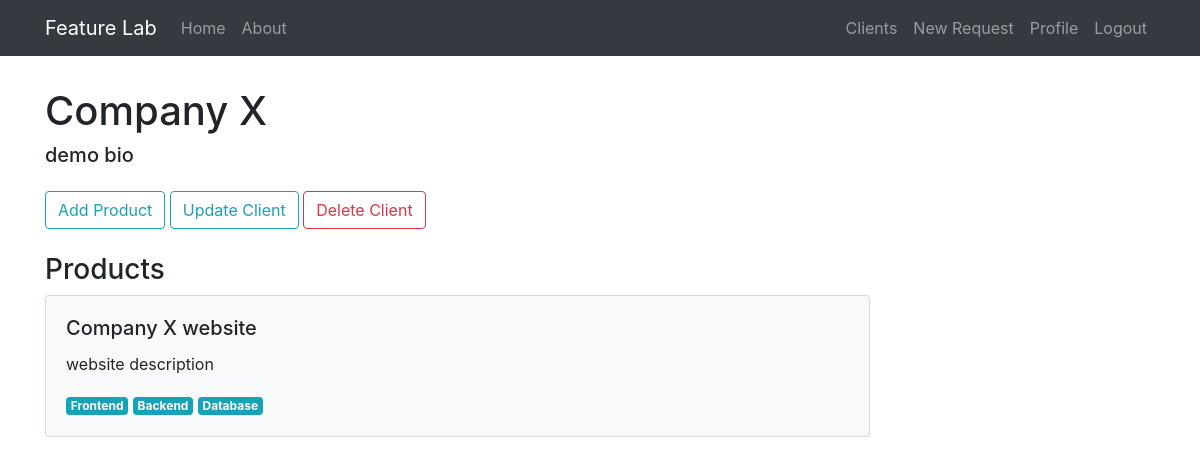
Screenshot of /client/1 (signed in) with the database file from the repository.
### feature_lab/models.py (models this page shows, shortened)
class Client(db.Model):
    id = db.Column(db.Integer, primary_key=True)
    name = db.Column(db.String(20), unique=True, nullable=False)
    email = db.Column(db.String(120), unique=True, nullable=False)
    bio = db.Column(db.Text(), nullable=False)
    priority = db.Column(db.Integer, nullable=False, unique=True)
    phone_number = db.Column(db.String())
    created_at = db.Column(db.DateTime, nullable=False, default=datetime.utcnow)
    products = db.relationship('Product', backref='owner', lazy=True)
    user_id = db.Column(db.Integer, db.ForeignKey('user.id'), nullable=False)

class Product(db.Model):
    id = db.Column(db.Integer, primary_key=True)
    name = db.Column(db.String(20), unique=True, nullable=False)
    description = db.Column(db.Text(), nullable=False)
    owner_id = db.Column(db.Integer, db.ForeignKey('client.id'), nullable=False)
    requests = db.relationship('FeatureRequest', backref='product', lazy=True)
    areas = db.relationship('ProductArea', backref='product', lazy=True)

class ProductArea(db.Model):
    id = db.Column(db.Integer, primary_key=True)
    name = db.Column(db.String(30), nullable=False)
    product_id = db.Column(db.Integer, db.ForeignKey('product.id'), nullable=False)

### feature_lab/clients/routes.py (the view)
@clients.route('/client/<int:client_id>')
@login_required
def client(client_id):
    client = Client.query.get_or_404(int(client_id))
    return render_template('client.html', client=client)

### feature_lab/models.py (called while the page is built)
@login_manager.user_loader
def load_user(user_id):
    return User.query.get(int(user_id))

### feature_lab/templates/client.html (shortened to what this page needs)
{% extends 'layout.html' %}
{% block content %}
    <h1>{{client.name}}</h1>
    <h5 class="mb-4">{{client.bio}}</h5>
    <button class="btn btn-outline-info" onclick="window.location='/create_product/{{client.id}}'">Add Product</button>
    <button class="btn btn-outline-info" onclick="window.location='/client/{{client.id}}/update'">Update Client</button>
    <button type="button" class="btn btn-outline-danger" data-toggle="modal" data-target="#deleteModal">Delete Client</button>
    <h3 class="mt-4">Products</h3>
    {% if client.products %}
        {% for product in client.products %}
            <div>
                <a href="/product/{{ product.id }}" class="request-card">
                    <div class="card bg-light mb-3 p-3 mr-0">
                        <div class="p-1">
                            <h5 class="card-title">{{ product.name }}</h5>
                            <p class="card-text">{{ product.description }}</p>
                            {% for area in product.areas %}
                                <span class="badge badge-info">{{ area.name }}</span>
                            {% endfor %}
                        </div>
                    </div>
                </a>
            </div>
        {% endfor %}
    {% else %}
        <div class="p-5 text-secondary">
            <p>This client does not have any products yet. <a href="/create_product/{{client.id}}">Create product.</a></p>
        </div>
    {% endif %}
{% endblock content %}

### feature_lab/static/custom.css (style rules this page uses)
a.request-card, a.request-card:hover { color: inherit; text-decoration: none; max-width: 35rem; }

### rows the page displays
Client: name "Company X", bio "demo bio"
Product: name "Company X website", description "website description"
ProductArea: name "Frontend"
ProductArea: name "Backend"
ProductArea: name "Database"
